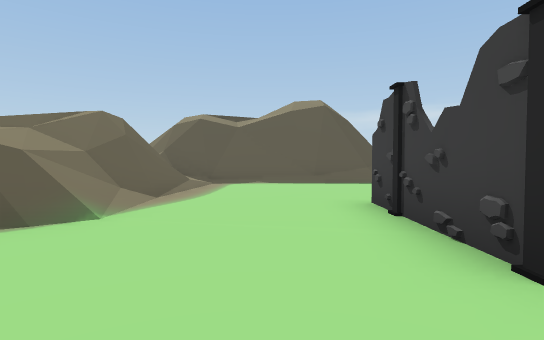
[1] (above)

15 first-person views from a walk through a 3-D level made in the Unity game engine. The camera is 1.3 m above the floor, tilts 2° down and sees 80° across. The floor is counted in squares, 2 m on a side. Each view is taken from the middle of a square. On the plan, view 1 faces up. The plan holds only what a view shows up to about 10 squares ahead; the rest is blank. Some animated figures are left out.

[2]
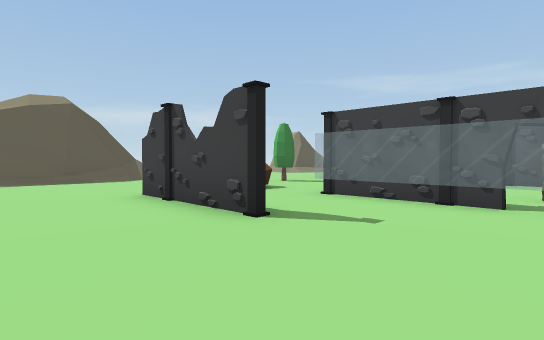

[3]
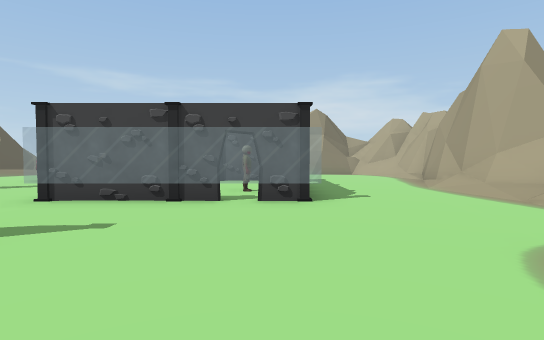

[4]
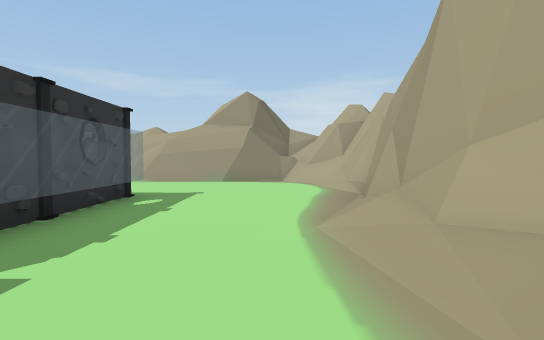

[5]
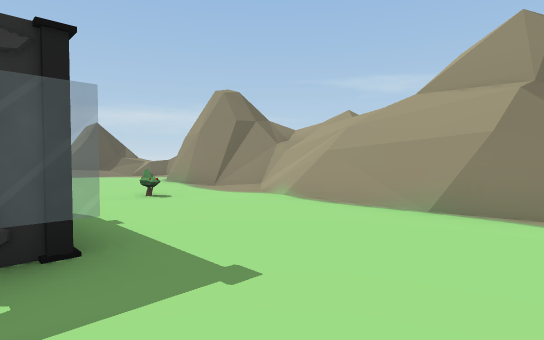

[6]
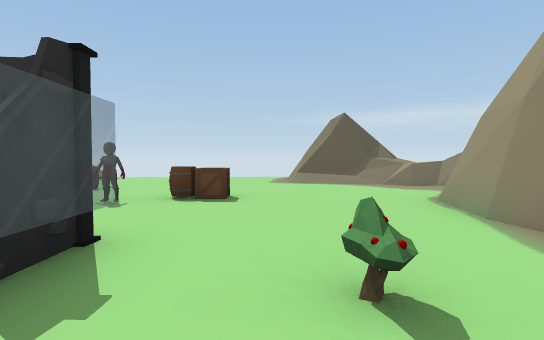

[7]
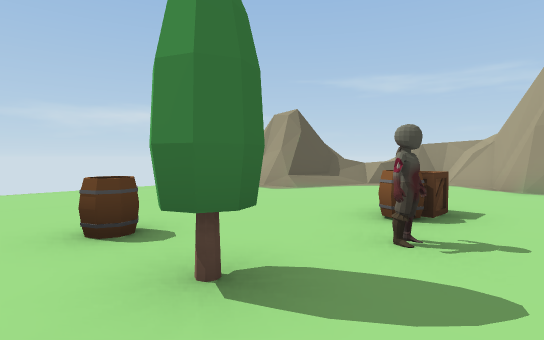

[8]
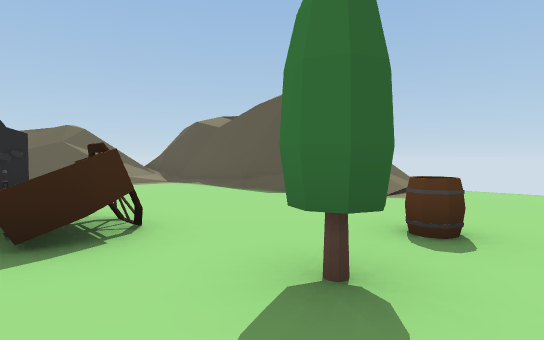

[9]
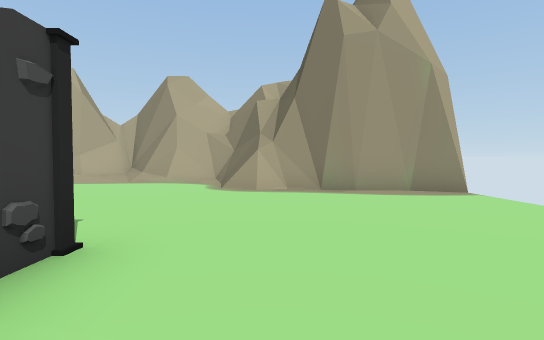

[10]
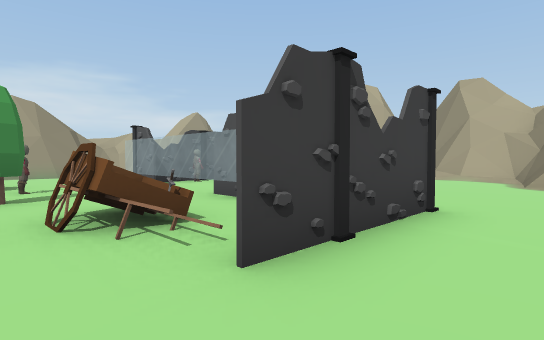

[11]
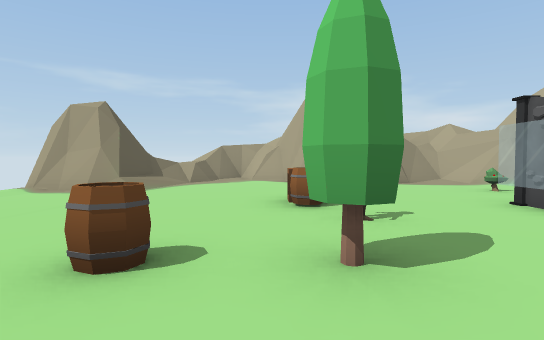

[12]
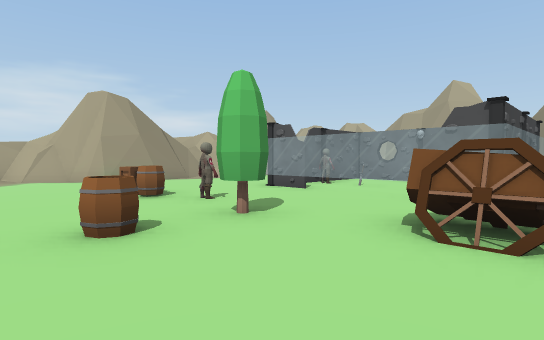

[13]
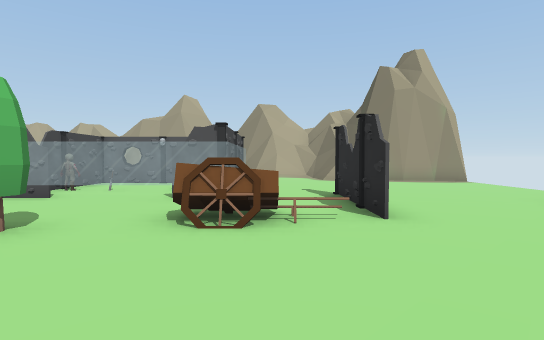

[14]
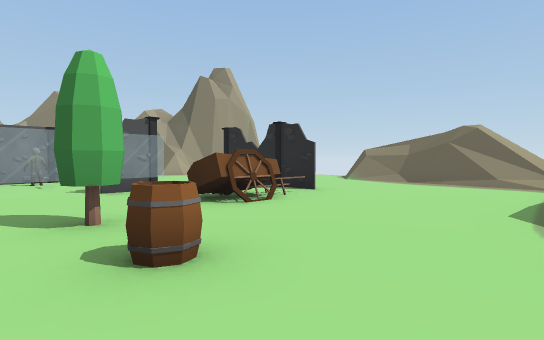

[15]
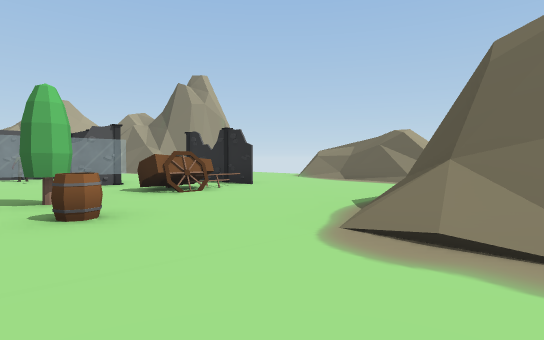

### Floor plan
Key: @ floor where view 1 was taken; # wall or solid block; x gap in a wall; . main floor; : floor 1 m higher than the main floor; / step, stairs or slope; = window, fence, low wall or low ledge; ^ raised ledge; P pillar; T tree; B bush; A barrel; C crate; O other object.
Columns run from 4 left of view 1 to 15 right of it. Each row starts with its distance up from view 1.
 11        #/.... .#
 10       ##/......###=
  9  ######//......###:
  8  x/...............=#
  7  ==.......A........=
  6  /#.......T.......##
  5  //...#^^.T.AC...###
  4  //...PO=........#
  3  =/...#.P....P...#
  2  ....P#.=====.B..#
  1  .......= ==P....=
  0  ...@...P====....#
 -1  .......PP=PP....#
 -2  ...............=#
 -3 ######...........#
 -4     ##...........#
 -5      ###////...//#
 -6       ############

Where each view was taken, in squares from view 1:
view 1: 0 up, 0 right, facing up
view 2: 1 down, 1 left, facing up-right
view 3: 1 down, 1 left, facing right
view 4: 4 down, 3 right, facing right
view 5: 4 down, 8 right, facing up-right
view 6: 0 up, 10 right, facing up
view 7: 4 up, 5 right, facing up-right
view 8: 4 up, 7 right, facing up-left
view 9: 4 up, 0 right, facing down
view 10: 6 up, 0 right, facing down-right
view 11: 6 up, 4 right, facing right
view 12: 8 up, 3 right, facing down-right
view 13: 9 up, 3 right, facing down
view 14: 9 up, 7 right, facing down-left
view 15: 11 up, 7 right, facing down-left
